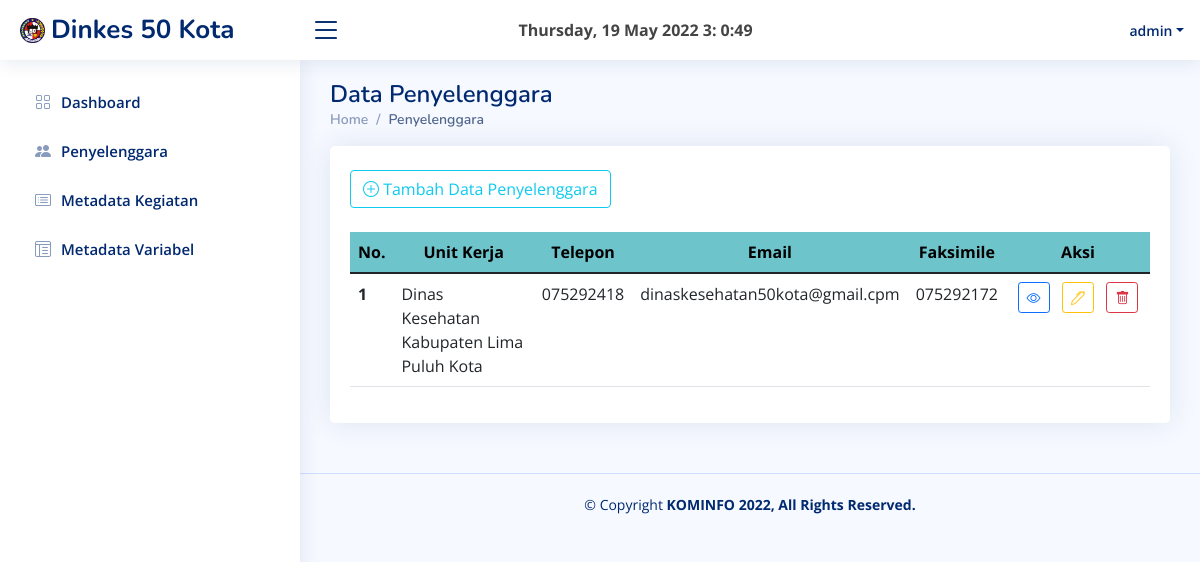
/penyelenggara/penyelenggara.php (signed in), run on the app's committed database.
### tables this page shows
CREATE TABLE `penyelenggara` (
  `id_penyelenggara` int(11) NOT NULL,
  `unit_kerja` varchar(70) NOT NULL,
  `telepon` varchar(18) NOT NULL,
  `email` varchar(50) NOT NULL,
  `faksimile` varchar(18) NOT NULL,
  `alamat` varchar(100) NOT NULL,
  `eselon1` varchar(70) NOT NULL,
  `eselon2` varchar(70) NOT NULL,
  `eselon3` varchar(70) NOT NULL
);

### penyelenggara/penyelenggara.php (the view, shortened to what this page needs)
<?php
    include "../konfigurasi/session.php";
    if(!$hasil = $conn->query("SELECT * FROM penyelenggara order by id_penyelenggara")){
        die("gagal meminta data");
    }
    $no = 1;
?>
<!DOCTYPE html>
<html lang="en">
<head>
  <link href="../assets/vendor/bootstrap/css/bootstrap.min.css" rel="stylesheet">
  <link href="../assets/vendor/bootstrap-icons/bootstrap-icons.css" rel="stylesheet">
  <link href="../assets/vendor/boxicons/css/boxicons.min.css" rel="stylesheet">
  <link href="../assets/vendor/quill/quill.snow.css" rel="stylesheet">
  <link href="../assets/vendor/quill/quill.bubble.css" rel="stylesheet">
  <link href="../assets/vendor/remixicon/remixicon.css" rel="stylesheet">
  <link href="../assets/vendor/simple-datatables/style.css" rel="stylesheet">
  <link href="../assets/css/style.css" rel="stylesheet">
</head>
<body>
  <?php include("../konfigurasi/header.php");?>
  <main id="main" class="main">
    <div class="pagetitle">
      <h1>Data Penyelenggara</h1>
      <nav>
        <ol class="breadcrumb">
            <li class="breadcrumb-item"><a href="../konfigurasi/index.php">Home</a></li>
            <li class="breadcrumb-item active">Penyelenggara</li>
        </ol>
      </nav>
    </div>
    <section class="section">
      <div class="row">
        <div class="col-lg-12">
          <div class="card">
            <div class="card-body"><br>
              <a href="penyelenggara_tambah.php" class="btn btn-outline-info btn-mt">
                <i class="bi bi-plus-circle"></i> Tambah Data Penyelenggara
              </a><br><br>
              <table class="table datatable table-hover">
                <thead bgcolor="#6ec4cb" style="color:black">
                  <tr>
                    <th scope="col" class="text-center">No.</th>
                    <th scope="col" class="text-center">Unit Kerja</th>
                    <th scope="col" class="text-center">Telepon</th>
                    <th scope="col" class="text-center">Email</th>
                    <th scope="col" class="text-center">Faksimile</th>
                    <th scope="col" width="18%" class="text-center">Aksi</th>
                  </tr>
                </thead>
                <tbody>
                  <?php
                      while($row = $hasil->fetch_assoc()){
                  ?>
                  <tr>
                    <th scope="row"><?php echo $no++;?></th>
                    <td><?php echo $row['unit_kerja']; ?></td>
                    <td><?php echo $row['telepon']; ?></td>
                    <td><?php echo $row['email']; ?></td>
                    <td><?php echo $row['faksimile']; ?></td>
                    <td width="18%" class="text-center">
                      <form method="POST" action="">
                          <a role="button" href="penyelenggara_detail.php?id_penyelenggara=<?php echo $row['id_penyelenggara'];?>" class="btn btn-outline-primary btn-sm bi bi-eye">
                          </a> &nbsp;
                          <a role="button" href="penyelenggara_edit.php?id_penyelenggara=<?php echo $row['id_penyelenggara'];?>" class="btn btn-outline-warning btn-sm bi bi-pen">
                          </a> &nbsp;
                          <button class="btn btn-outline-danger btn-sm bi bi-trash" type="submit" name="delete" onclick="return confirm('Anda yakin akan menghapus data penyelenggara ini?')">
                          </button>
                      </form>
                    </td>
                  </tr>
                <?php } ?>
                </tbody>
              </table>
            </div>
          </div>
        </div>
      </div>
    </section>
  </main>
  <?php include "../konfigurasi/footer.php"?>
</body>
</html>

### assets/css/style.css (style rules this page uses)
:root { scroll-behavior: smooth; }
body { font-family: "Open Sans", sans-serif; background: #f6f9ff; color: #444444; }
a { color: #4154f1; text-decoration: none; }
h1, h2, h3, h4, h5, h6 { font-family: "Nunito", sans-serif; }
#main { margin-top: 60px; padding: 20px 30px; transition: all 0.3s; }
.pagetitle { margin-bottom: 10px; }
.pagetitle h1 { font-size: 24px; margin-bottom: 0; font-weight: 600; color: #012970; }
.card { margin-bottom: 30px; border: none; border-radius: 5px; box-shadow: 0px 0 30px rgba(1, 41, 112, 0.1); overflow: hidden; }
.card-body { padding: 0 20px 20px 20px; }
.breadcrumb { font-size: 14px; font-family: "Nunito", sans-serif; color: #899bbd; font-weight: 600; }
.breadcrumb a { color: #899bbd; transition: 0.3s; }
.breadcrumb .breadcrumb-item::before { color: #899bbd; }
.breadcrumb .active { color: #51678f; font-weight: 600; }
@media (min-width: 1200px) { #main, #footer { margin-left: 300px; } }

### data on the page
penyelenggara: unit_kerja "Dinas Kesehatan Kabupaten Lima Puluh Kota", telepon "075292418", email "dinaskesehatan50kota@gmail.cpm", faksimile "075292172"

### other printed values
$_SESSION["username"] "admin"
